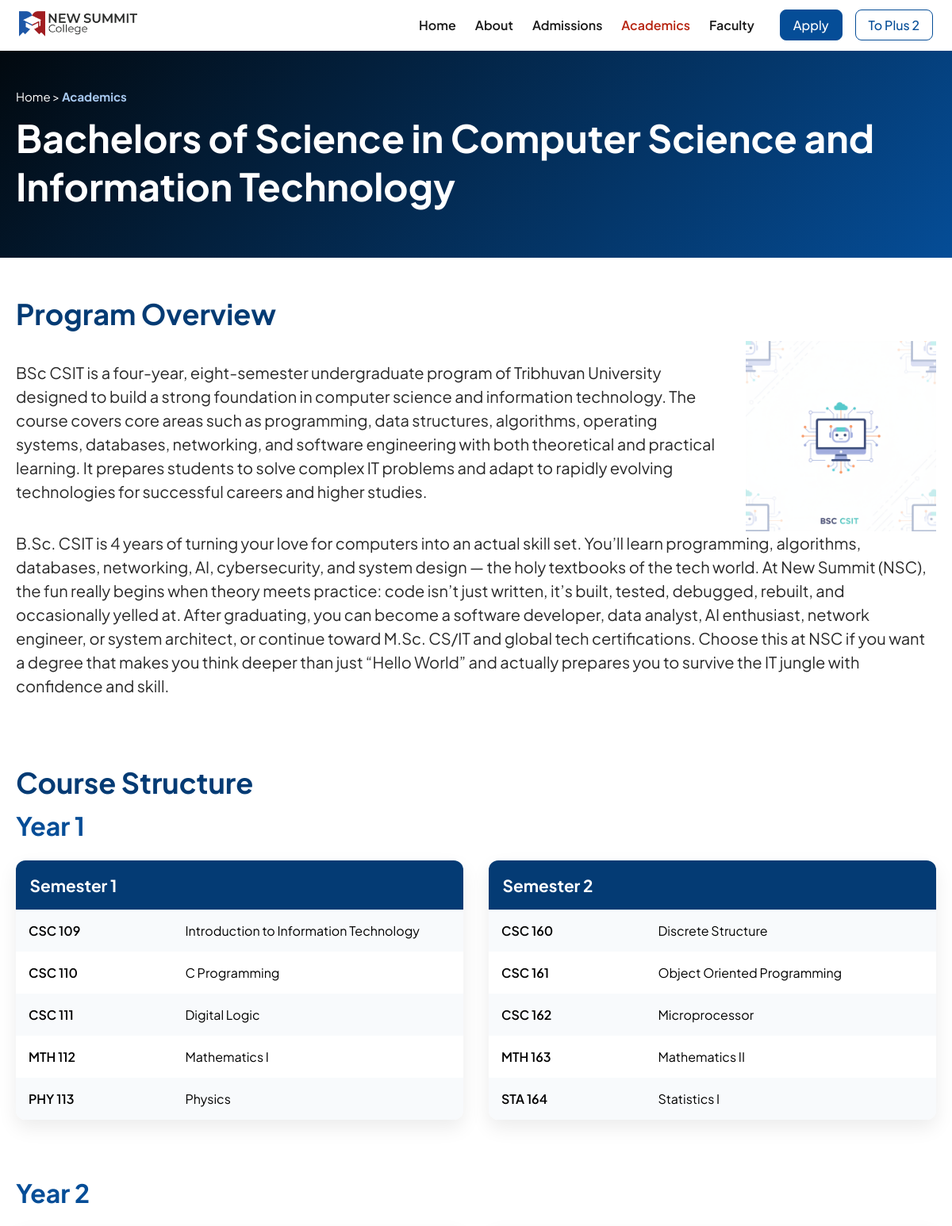
Page /academics/csit/ (upper part) on the committed database.
### main/models.py (models this page shows, shortened)
class Academics(models.Model):
    PROGRAM_LEVEL = [
        ('plus2', '+2 (NEB)'),
        ('bachelors', 'Bachelors'),
    ]
    PROGRAM_CHOICES = [
        ('science', 'Science'),
        ('management', 'Management'),
        ('law', 'Law'),
        ('csit', 'BSc CSIT'),
        ('bca', 'BCA'),
        ('bbm', 'BBM'),
        ('bbs', 'BBS'),
    ]
    program_key = models.CharField(max_length=15, choices=PROGRAM_CHOICES, unique=True)
    title = models.CharField(max_length=150)
    description = models.TextField()
    image = models.ImageField(upload_to='academics', blank=True, null=True)
    level = models.CharField(max_length=12, choices=PROGRAM_LEVEL)
    overview = models.TextField(null=True, blank=True)
    criteria = models.TextField(null=True, blank=True)
    def get_absolute_url(self):
        return reverse('academics', kwargs={'pk': self.program_key})

class Course(models.Model):
    program = models.ForeignKey(Academics, on_delete=models.CASCADE, related_name="courses")
    year = models.PositiveIntegerField()
    semester = models.PositiveIntegerField(null=True, blank=True)
    class Meta:
        unique_together = ('program', 'year', 'semester')
        ordering = ['year', 'semester']

class Subject(models.Model):
    course = models.ForeignKey(Course, on_delete=models.CASCADE, related_name="subjects")
    code = models.CharField(max_length=20)
    name = models.CharField(max_length=150)
    class Meta:
        unique_together = ('course', 'code')
        ordering = ['code']

### main/views.py (the view, shortened to what this page needs)
# urls.py: path('academics/<str:pk>/', views.academics, name='academics'),
def academics(request, pk):
    program = get_object_or_404(Academics, program_key=pk)
    courses = Course.objects.filter(program=program).order_by('year', 'semester')
    careers = Career.objects.filter(program=program)
    program.criteria = program.criteria.split('\n') if program.criteria else []
    context = {
        "plus2": False,
        "program": program,
        "courses": courses,
        "careers": careers,
    }
    return render(request, "main/academics.html", context)

### main/context_processors.py (called while the page is built)
def academic_program(request):
    plus_programs = Academics.objects.filter(level="plus2").order_by(
    Case(
        When(program_key="science", then=0),
        When(program_key="management", then=1),
        default=2,
        output_field=IntegerField()
    ),
    "title"
    )
    bachelors_programs = Academics.objects.filter(level="bachelors").order_by(
        Case(
            When(program_key="csit", then=0),
            When(program_key="bca", then=1),
            default=2,
            output_field=IntegerField()
        ),
        "title"
    )
    return {'plus2_programs': plus_programs, 'bachelors_programs': bachelors_programs}

### main/templates/main/academics.html (shortened to what this page needs)
{% extends 'main.html' %}
{% load static %}
{% block extra_css %}
<link rel="stylesheet" href="{% static 'styles/academics.css' %}" />
{% endblock %}
{% block content %}
<section class="section_100 section-top">
    <div class="section_1260">
        <p><a href="{% url 'home' %}">Home</a> > <strong>Academics</strong></p>
        <h1>{{ program.title }}</h1>
    </div>
</section>
<div class="container section_1260">
    <section id="overview" class="section-m-b">
        <h2>Program Overview</h2>
        <div class="overview-container">
            <div class="content">
                <p>{{ program.overview }}</p>
            </div>
            <div class="image">
                <img src="{{ program.image.url }}" alt="">
            </div>
        </div>
        <p>{{ program.description }}</p>
    </section>
    <section id="course">
        <h2>Course Structure</h2>
        {% regroup courses by year as year_groups %}
        {% for year_group in year_groups %}
        <div class="course-year">
            {% if program.program_key == "bbs" %}
            {% else %}
            <h3>Year {{ year_group.grouper }}</h3>
            {% endif %}
            <div class="semester-grid">
                {% for course in year_group.list %}
                <div class="semester-table">
                    <table>
                        {% if program.program_key == "bbs" %}
                        <thead>
                            <tr>
                                <th colspan="2">
                                    Year {{ year_group.grouper }}
                                </th>
                            </tr>
                        </thead>
                        {% else %}
                        <thead>
                            <tr>
                                <th colspan="2">
                                    Semester {{ course.semester }}
                                </th>
                            </tr>
                        </thead>
                        {% endif %}
                        <tbody>
                            {% for subject in course.subjects.all %}
                            <tr>
                                <td>{{ subject.code }}</td>
                                <td>{{ subject.name }}</td>
                            </tr>
                            {% empty %}
                            <tr>
                                <td colspan="2">No subjects found</td>
                            </tr>
                            {% endfor %}
                        </tbody>
                    </table>
                </div>
                {% endfor %}
            </div>
        </div>
        {% endfor %}
    </section>
</div>
{% endblock %}

### static/styles/main.css (style rules this page uses)
:root { --logo-red: #8A1204; --logo-blue: #054D97; --white: #fff; --black: #000; --dark-font: #181818; --gray-font: #282828; --light-font: #383838; --lightest-font: #666; --inverse-font: #ffffff; --blue: #043B74; --red: #5A0C02; --sky-blue: #5AA3FF; --light-blue: #054D97; --light-red: #B72410; --darkest-blue: #02090F; --darkest-red: #120201; --lightest-blue: #A8C9F0; --lightest-red: #F0B4AF; --black-bg: #101010; --light-gray-bg: #f7f9fc; }
* { margin: 0; padding: 0; font-family: "PlusJakartaSans"; box-sizing: border-box; }
html { scroll-behavior: smooth; }
html, body { overflow-x: hidden; }
a { text-decoration: none; }
section { scroll-margin-top: 72px; }
.section_100 { width: 100%; }
.section_1260 { max-width: 1260px; margin: 0 auto; padding: 0 20px; }
.section-m-b { margin-bottom: clamp(2.25rem, 7vw, 6.5rem); }

### static/styles/academics.css (style rules this page uses)
.section-top { background: linear-gradient(135deg, var(--darkest-blue), var(--light-blue)); padding: clamp(2rem,4vw,5rem) 0; color: var(--inverse-font); margin-bottom: clamp(2rem,4vw,5rem); }
.section-top h1 { font-size: clamp(2rem, 4vw, 3rem); margin-bottom: clamp(0.5rem, 1vw, 1rem); }
.section-top p { font-size: clamp(0.9rem, 1.25vw, 1.5rem); margin-bottom: clamp(0.5rem, 1vw, 1rem); }
.section-top a { color: var(--inverse-font); }
.section-top strong { color: var(--lightest-blue); }
.overview-container { display: flex; align-items: center; gap: clamp(12px, 3vw, 24px); width: 100%; }
.overview-container .content { flex: 1; font-size: clamp(13px, 2.6vw, 16px); }
.overview-container .image { width: clamp(96px, 40vw, 240px); display: flex; justify-content: center; align-items: center; flex-shrink: 0; }
.overview-container .image img { width: 100%; max-width: 240px; height: auto; display: block; }
.container { padding-bottom: clamp(2.25rem, 7vw, 6.5rem); }
.container h2, h3 { margin-bottom: clamp(0.5rem, 1vw, 1rem); }
.container h2 { color: var(--blue); font-size: clamp(1.75rem, 3vw, 2.5rem); margin-bottom: clamp(6px, 1.5vw, 12px); }
.container h3 { color: var(--light-blue); font-size: clamp(1.5rem, 3vw, 2rem); margin-bottom: clamp(1rem, 2vw, 1.5rem); }
.container p { color: var(--gray-font); font-size: clamp(14px, 2.5vw, 1.25rem); line-height: 1.5; margin-bottom: clamp(6px, 1.8vw, 10px); }
.course-year { margin-bottom: clamp(3rem, 6vw, 5rem); }
.semester-grid { display: grid; grid-template-columns: repeat(2, 1fr); gap: clamp(1rem, 3vw, 2rem); align-items: start; }
.semester-table { border-radius: clamp(0.6rem, 1vw, 1rem); overflow: hidden; background: var(--white); box-shadow: 0 10px 25px rgba(0,0,0,0.08); height: fit-content; }
.semester-table table { width: 100%; border-collapse: collapse; }
.semester-table thead th { background: var(--blue); color: var(--inverse-font); text-align: left; padding: clamp(0.8rem, 1.5vw, 1.1rem); font-size: clamp(1.1rem, 2vw, 1.3rem); }
.semester-table td { padding: clamp(0.7rem, 1.5vw, 1rem); }
.semester-table tr:nth-child(odd) td { background: #f8fafc; }
.semester-table td:first-child { width: 35%; font-weight: 600; }

### rows in the picture
Academics: title "Bachelors of Science in Computer Science and Information Technology", overview "BSc CSIT is a four-year, eight-semester undergraduate program of Tribhuvan University designed to build a strong foundation in computer science and information technology. The course covers core areas such as programming, data structures, algorithms, operating systems, databases, networking, and software engineering with both theoretical and practical learning. It prepares students to solve complex IT problems and adapt to rapidly evolving technologies for successful careers and higher studies.", image (picture), description "B.Sc. CSIT is 4 years of turning your love for computers into an actual skill set. You’ll learn programming, algorithms, databases, networking, AI, cybersecurity, and system design — the holy textbooks of the tech world. At New Summit (NSC), the fun really begins when theory meets practice: code isn’t just written, it’s built, tested, debugged, rebuilt, and occasionally yelled at. After graduating, you can become a software developer, data analyst, AI enthusiast, network engineer, or system architect, or continue toward M.Sc. CS/IT and global tech certifications. Choose this at NSC if you want a degree that makes you think deeper than just “Hello World” and actually prepares you to survive…"
Course: semester "1"
Subject: code "CSC 109", name "Introduction to Information Technology"
Subject: code "CSC 110", name "C Programming"
Subject: code "CSC 111", name "Digital Logic"
Subject: code "MTH 112", name "Mathematics I"
Subject: code "PHY 113", name "Physics"
Course: semester "2"
Subject: code "CSC 160", name "Discrete Structure"
Subject: code "CSC 161", name "Object Oriented Programming"
Subject: code "CSC 162", name "Microprocessor"
Subject: code "MTH 163", name "Mathematics II"
Subject: code "STA 164", name "Statistics I"

### other values in the picture
{{ year_group.grouper }} "1" "2"
